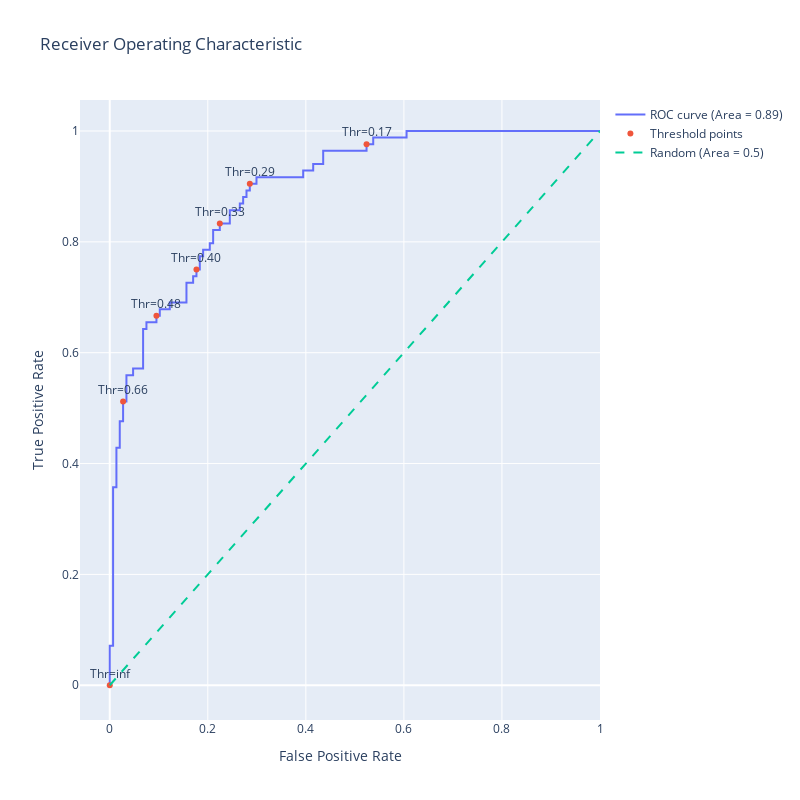

The notebook cell saved with this chart:
### Code cell
import plotly.graph_objects as go
import numpy as np
from sklearn.metrics import roc_auc_score

# Assuming fpr, tpr, thresholds are already calculated as before
fpr, tpr, thresh = roc_curve(y_test, y_prob)

# Calculate the AUC (Area Under the Curve)
roc_auc = roc_auc_score(y_test, y_prob)

# Generate a trace for ROC curve
trace0 = go.Scatter(
    x=fpr,
    y=tpr,
    mode='lines',
    name=f'ROC curve (Area = {roc_auc:.2f})'
)

# Only label every nth point to avoid cluttering
n = 10
indices = np.arange(len(thresh)) % n == 0  # Choose indices where index mod n is 0

trace1 = go.Scatter(
    x=fpr[indices], 
    y=tpr[indices], 
    mode='markers+text', 
    name='Threshold points', 
    text=[f"Thr={thr:.2f}" for thr in thresh[indices]], 
    textposition='top center'
)

# Diagonal line
trace2 = go.Scatter(
    x=[0, 1], 
    y=[0, 1], 
    mode='lines', 
    name='Random (Area = 0.5)', 
    line=dict(dash='dash')
)

data = [trace0, trace1, trace2]

# Define layout with square aspect ratio
layout = go.Layout(
    title='Receiver Operating Characteristic',
    xaxis=dict(title='False Positive Rate'),
    yaxis=dict(title='True Positive Rate'),
    autosize=False,
    width=800,
    height=800,
    showlegend=True
)

# Define figure and add data
fig = go.Figure(data=data, layout=layout)

# Show figure
fig.show()

### Figure 1 — Plotly figure (JSON) as saved in the notebook; plotly's stock layout.template omitted (floating-point values rounded to 4 significant figures)
{"data": [{"mode": "lines", "name": "ROC curve (Area = 0.89)", "type": "scatter", "x": [0, 0, 0, 0.006803, 0.006803, 0.01361, 0.01361, 0.02041, 0.02041, 0.02721, 0.02721, 0.03401, 0.03401, 0.04762, 0.04762, 0.06803, 0.06803, 0.07483, 0.07483, 0.09524, 0.09524, 0.102, 0.102, 0.1224, 0.1224, 0.1565, 0.1565, 0.1701, 0.1701, 0.1769, 0.1769, 0.1837, 0.1837, 0.1905, 0.1905, 0.2041, 0.2041, 0.2109, 0.2109, 0.2245, 0.2245, 0.2449, 0.2449, 0.2653, 0.2653, 0.2721, 0.2721, 0.2789, 0.2789, 0.2857, 0.2857, 0.2993, 0.2993, 0.3946, 0.3946, 0.415, 0.415, 0.4354, 0.4354, 0.5238, 0.5238, 0.5374, 0.5374, 0.6054, 0.6054, 1], "y": [0, 0.0119, 0.07143, 0.07143, 0.3571, 0.3571, 0.4286, 0.4286, 0.4762, 0.4762, 0.5119, 0.5119, 0.5595, 0.5595, 0.5714, 0.5714, 0.6429, 0.6429, 0.6548, 0.6548, 0.6667, 0.6667, 0.6786, 0.6786, 0.6905, 0.6905, 0.7262, 0.7262, 0.7381, 0.7381, 0.75, 0.75, 0.7738, 0.7738, 0.7857, 0.7857, 0.7976, 0.7976, 0.8214, 0.8214, 0.8333, 0.8333, 0.8571, 0.8571, 0.869, 0.869, 0.881, 0.881, 0.8929, 0.8929, 0.9048, 0.9048, 0.9167, 0.9167, 0.9286, 0.9286, 0.9405, 0.9405, 0.9643, 0.9643, 0.9762, 0.9762, 0.9881, 0.9881, 1, 1]}, {"mode": "markers+text", "name": "Threshold points", "text": ["Thr=inf", "Thr=0.66", "Thr=0.48", "Thr=0.40", "Thr=0.33", "Thr=0.29", "Thr=0.17"], "textposition": "top center", "type": "scatter", "x": [0, 0.02721, 0.09524, 0.1769, 0.2245, 0.2857, 0.5238], "y": [0, 0.5119, 0.6667, 0.75, 0.8333, 0.9048, 0.9762]}, {"line": {"dash": "dash"}, "mode": "lines", "name": "Random (Area = 0.5)", "type": "scatter", "x": [0, 1], "y": [0, 1]}], "layout": {"autosize": false, "height": 800, "showlegend": true, "title": {"text": "Receiver Operating Characteristic"}, "width": 800, "xaxis": {"autorange": true, "range": [-0.06099, 1], "title": {"text": "False Positive Rate"}, "type": "linear"}, "yaxis": {"autorange": true, "range": [-0.0627, 1.056], "title": {"text": "True Positive Rate"}, "type": "linear"}}}
